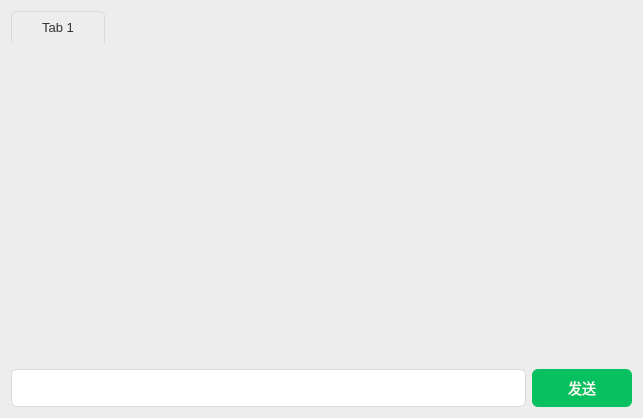
<?xml version="1.0" encoding="UTF-8"?>
<ui version="4.0">
 <class>privateChat</class>
 <widget class="QWidget" name="privateChat">
  <property name="geometry">
   <rect>
    <x>0</x>
    <y>0</y>
    <width>643</width>
    <height>418</height>
   </rect>
  </property>
  <property name="windowTitle">
   <string>Form</string>
  </property>
  <property name="styleSheet">
   <string notr="true">




/* 整体窗口样式 */
QWidget#privateChat {
    background-color: #ededed;
    border-radius: 0px;
}

/* 消息显示区域样式 */
QTextEdit#showMsg_te {
    border: none;
    background-color: #ededed;
    font-size: 14px;
    padding: 10px;
    color: #333333;
    font-family: 'Microsoft YaHei', 'PingFang SC', 'Helvetica Neue', Arial, sans-serif;
    line-height: 1.4;
    selection-background-color: #3498db;
    selection-color: white;
}

QTextEdit#showMsg_te:focus {
    border: none;
    outline: none;
}

/* TabWidget 样式 */
QTabWidget {
    background-color: #ededed;
    border: none;
}

QTabWidget::pane {
    border: none;
    background-color: #ededed;
    margin-top: 0px;
}

QTabBar::tab {
    background-color: #f7f7f7;
    color: #333333;
    border: 1px solid #d9d9d9;
    border-bottom: none;
    border-top-left-radius: 6px;
    border-top-right-radius: 6px;
    padding: 8px 16px;
    margin-right: 1px;
    font-family: 'Microsoft YaHei', Arial, sans-serif;
    font-size: 13px;
    min-width: 60px;
}

QTabBar::tab:selected {
    background-color: #ededed;
    color: #333333;
    border-bottom: 1px solid #ededed;
    font-weight: normal;
}

QTabBar::tab:hover:!selected {
    background-color: #f0f0f0;
}

/* 输入框样式 */
QLineEdit#inputMsg_le {
    border: 1px solid #d9d9d9;
    border-radius: 6px;
    background-color: #ffffff;
    font-size: 14px;
    padding: 8px 12px;
    color: #333333;
    font-family: 'Microsoft YaHei', 'PingFang SC', Arial, sans-serif;
    min-height: 20px;
}

QLineEdit#inputMsg_le:focus {
    border: 1px solid #07c160;
    outline: none;
    background-color: #ffffff;
}

QLineEdit#inputMsg_le:hover {
    border-color: #b3b3b3;
}

/* 发送按钮样式 */
QPushButton#sendMsg_pb {
    background-color: #07c160;
    color: white;
    border: none;
    border-radius: 6px;
    font-size: 14px;
    font-weight: normal;
    padding: 8px 20px;
    min-width: 60px;
    font-family: 'Microsoft YaHei', 'PingFang SC', Arial, sans-serif;
}

QPushButton#sendMsg_pb:hover {
    background-color: #06ad56;
}

QPushButton#sendMsg_pb:pressed {
    background-color: #059748;
}

QPushButton#sendMsg_pb:focus {
    outline: none;
    border: 1px solid #04843b;
}

QPushButton#sendMsg_pb:disabled {
    background-color: #c0c0c0;
    color: #888888;
}</string>
  </property>
  <layout class="QVBoxLayout" name="verticalLayout">
   <item>
    <widget class="QTabWidget" name="tabWidget">
     <property name="currentIndex">
      <number>0</number>
     </property>
     <widget class="QWidget" name="tab">
      <attribute name="title">
       <string>Tab 1</string>
      </attribute>
      <layout class="QVBoxLayout" name="verticalLayout_2">
       <item>
        <layout class="QHBoxLayout" name="horizontalLayout">
         <item>
          <widget class="QTextEdit" name="showMsg_te">
           <property name="font">
            <font>
             <family>Microsoft YaHei</family>
             <pointsize>-1</pointsize>
            </font>
           </property>
           <property name="tabChangesFocus">
            <bool>false</bool>
           </property>
           <property name="readOnly">
            <bool>true</bool>
           </property>
          </widget>
         </item>
        </layout>
       </item>
      </layout>
     </widget>
    </widget>
   </item>
   <item>
    <layout class="QHBoxLayout" name="horizontalLayout_2">
     <item>
      <widget class="QLineEdit" name="inputMsg_le">
       <property name="font">
        <font>
         <family>Microsoft YaHei</family>
         <pointsize>-1</pointsize>
        </font>
       </property>
      </widget>
     </item>
     <item>
      <widget class="QPushButton" name="sendMsg_pb">
       <property name="font">
        <font>
         <family>Microsoft YaHei</family>
         <pointsize>-1</pointsize>
         <bold>false</bold>
        </font>
       </property>
       <property name="text">
        <string>发送</string>
       </property>
      </widget>
     </item>
    </layout>
   </item>
  </layout>
 </widget>
 <resources/>
 <connections/>
</ui>
